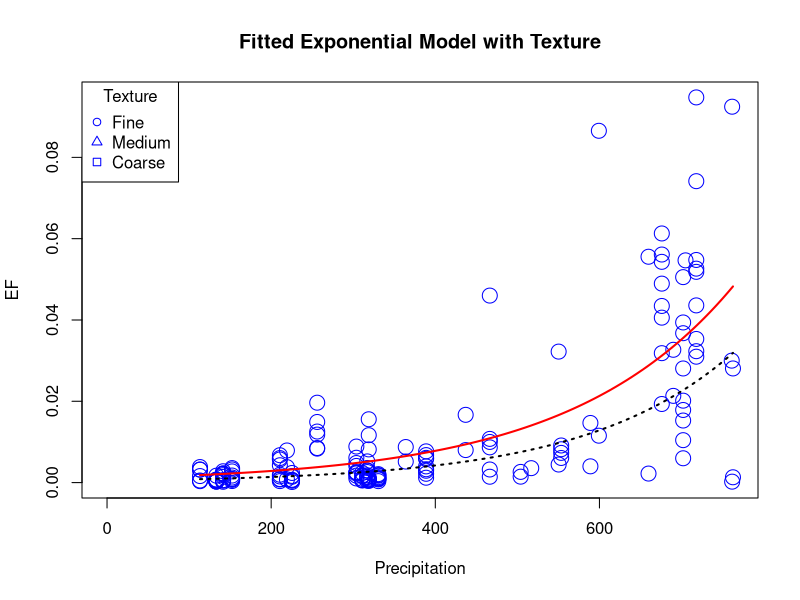
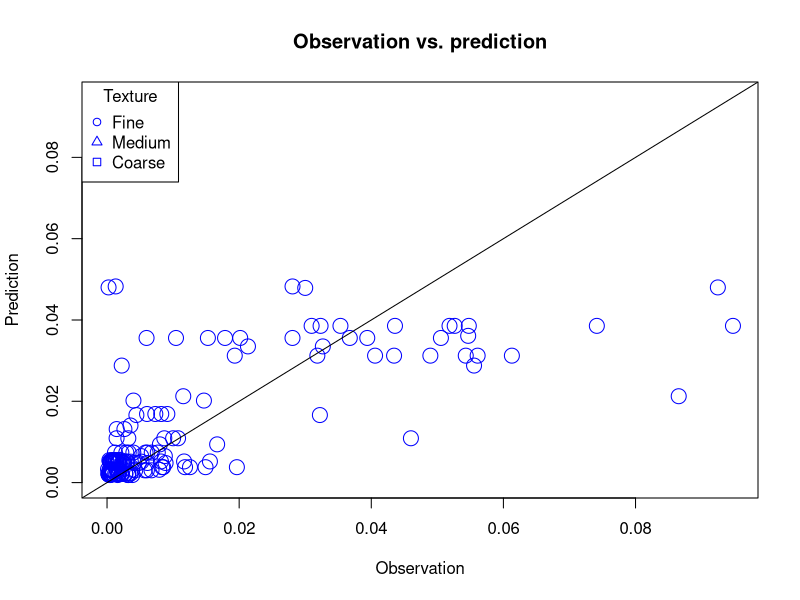
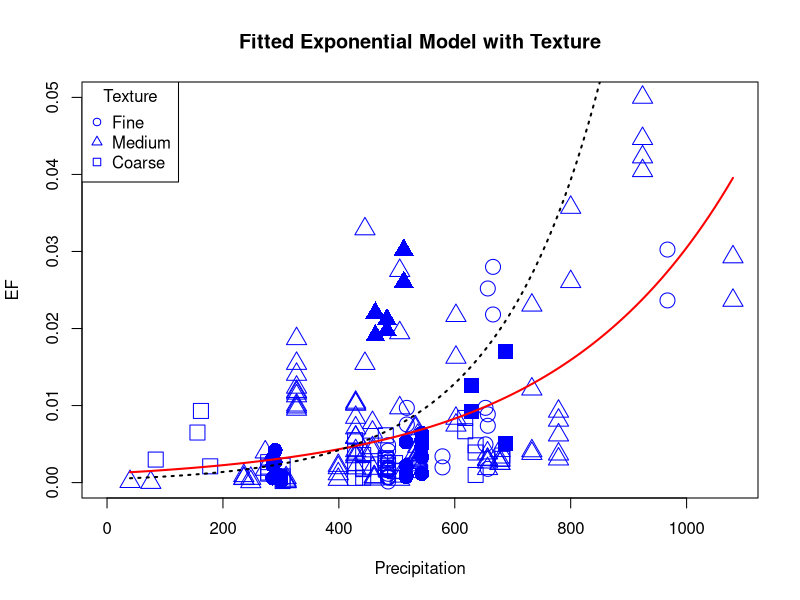
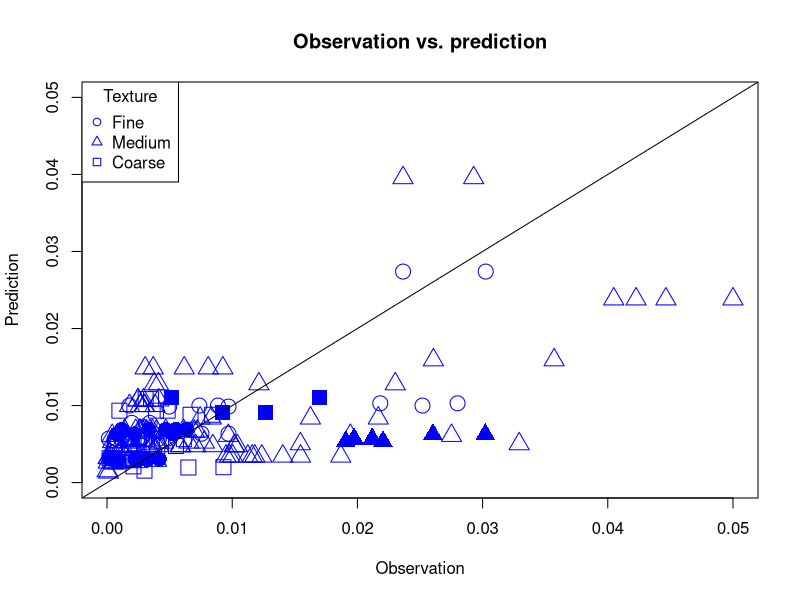
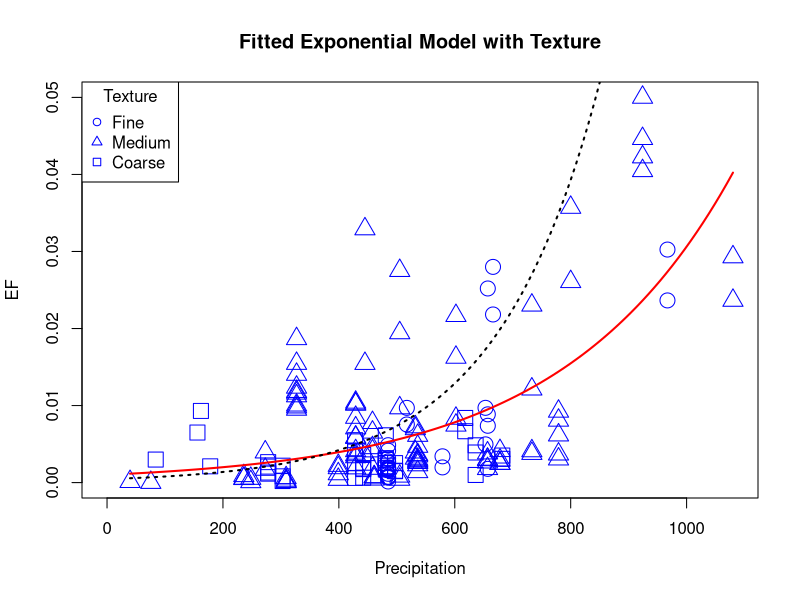
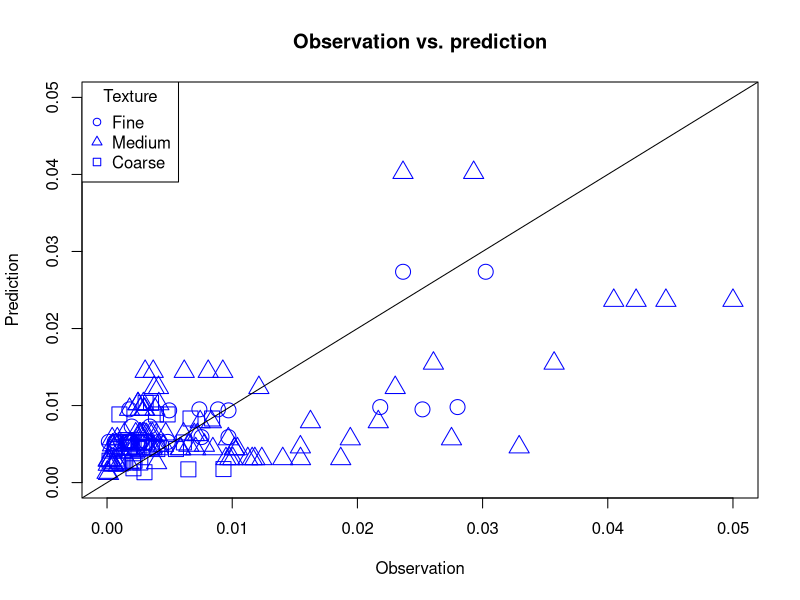
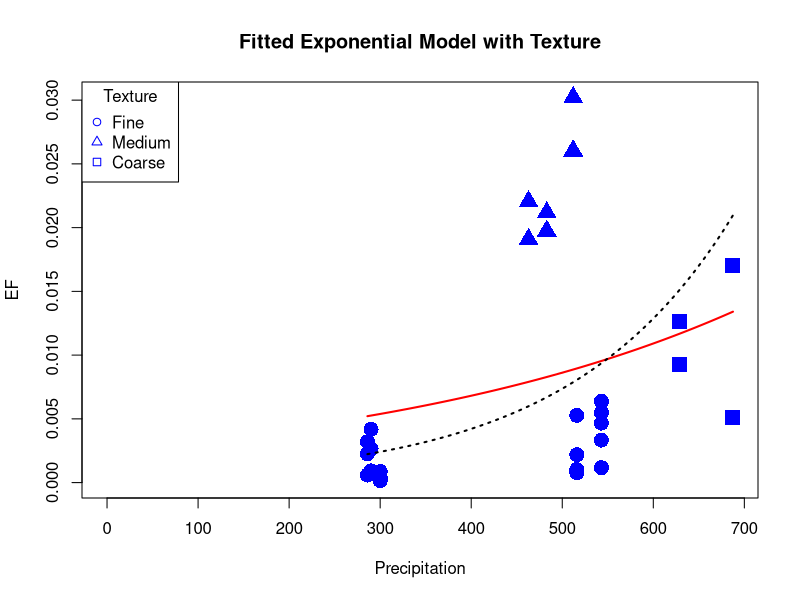
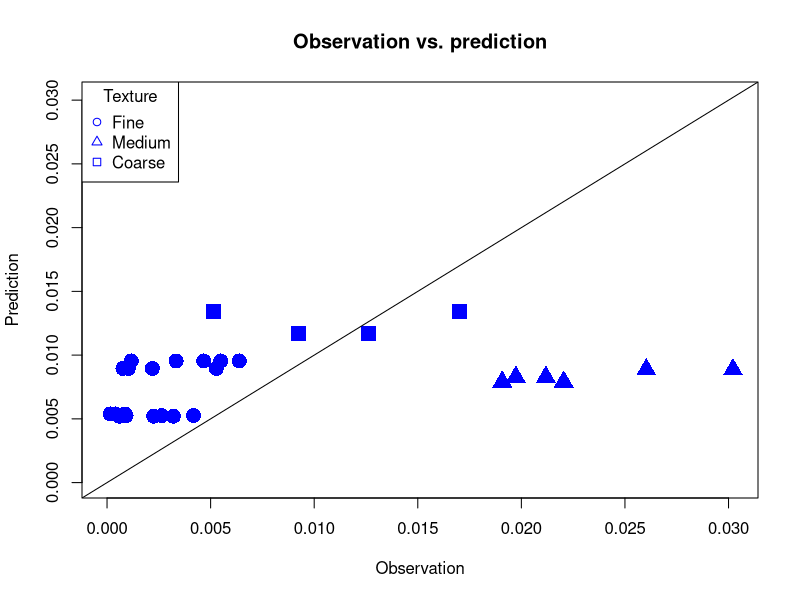

These figures' R source, in order:
## ---- chunk 1
library(tidyverse)
library(ggplot2)
## ---- chunk 2
US_data <- read.csv("Input/US_N2OEF.csv")
CA_data <- read.csv("Input/Rochette_2018_PvsEF.csv") %>% #The data from Rochette 2018 Fig 3
           mutate(texture = Drain2)
  #US data wrangling
US_data <- US_data %>%
  filter (Crop.type == "Annual") %>%
  filter (Application.amount > 0) %>%
  filter (EF > 0) %>%
  filter (Precipitation > 0)

#Convert soil texture to three texture system
US_data <- US_data %>%
  mutate(texture =
  case_when(tolower(Soil.type) %in% c("clay", "silty clay", "silty clay loam", "clay loam", "sandy clay") ~ "Fine",
            tolower(Soil.type) %in% c("sandy loam","sandy clay loam","loam soil", "loam", "silt loam", "silt") ~ "Medium",
            TRUE ~ "Coarse")
  )


US_table <- US_data %>%
  group_by(Reference, Pub.year) %>%
  mutate(Reference = paste0(sub(" .*", "", Reference), " et al.")) %>%
  summarise(
    State = str_c(unique(State), collapse = ", "),
    Region = str_c(unique(Region), collapse = ", "),
    texture = str_c(unique(texture), collapse = ", "),
    crop = str_c(unique(Crop), collpase =", ")
  ) %>%
  ungroup()

#write.csv(US_table,"Output/Study summary.csv",row.names = F)

## ---- chunk 3
integrated_model <- function(data, a_start, b_start) {
# Fit the model using non-linear least squares (NLS)
fit <- nls(EF ~ exp(a * Precipitation + b),data = data,
start = list(a = a_start, b = b_start))
# Extract fitted coefficients
a_fit <- coef(fit)[1]
b_fit <- coef(fit)[2]
# Calculate R-squared
residuals <- residuals(fit)
SS_RES <- sum(residuals^2)
SS_RES <- sum(residuals^2)
SS_TOT <- sum((data$EF - mean(data$EF))^2)
r_squared <- 1 - (SS_RES / SS_TOT)
# Generate predictions based on the fitted model
data$predictions <- exp(a_fit * data$Precipitation + b_fit)
data$predictions_CA <-exp(0.00558 * data$Precipitation + (-7.701))
# Calculate RMSE
rmse <- sqrt(mean((data$predictions - data$EF)^2))
rmse_CA <- sqrt(mean((data$predictions_CA - data$EF)^2))
# Calculate sMAPE
smape <- mean(abs(data$EF - data$predictions) / ((abs(data$EF) + abs(data$predictions)))) * 100
smape_CA <- mean(abs(data$EF - data$predictions_CA) / ((abs(data$EF) + abs(data$predictions_CA)))) * 100
# Create a result table
results_table <- tibble(
Metric = c("R-squared", "RMSE","RMSE to CA", "sMAPE", "sMAPE to CA"),
Value = c(round(r_squared, 4), round(rmse, 4),round (rmse_CA,4), round(smape, 2), round(smape_CA,2))
)
# Print the results
print(results_table)
# Plot with shapes based on "texture" and "Region" column
texture_shapes <- case_when(
data$texture == "Fine" & data$Region == "North" ~ 1,  # Circle for Fine and North
data$texture == "Fine" & data$Region == "South" ~ 16,  # Filled circle for Fine and South
data$texture == "Medium" & data$Region == "North" ~ 2,  # Triangle for Medium and North
data$texture == "Medium" & data$Region == "South" ~ 17,  # Filled triangle for Medium and South
data$texture == "Coarse" & data$Region == "North" ~ 0,  # Square for Coarse and North
data$texture == "Coarse" & data$Region == "South" ~ 15,  # Filled square for Coarse and South
TRUE ~ 0  # Default shape for other combinations
)
plot(data$Precipitation, data$EF,
pch = texture_shapes,
cex  = 2,
col = "blue",
xlab = "Precipitation",
ylab = "EF",
main = "Fitted Exponential Model with Texture",
xlim = c(0, max(data$Precipitation)),
ylim = c(0, max(data$EF)))
# Add fitted curve
curve(exp(a_fit * x + b_fit), from = min(data$Precipitation), to = max(data$Precipitation),
add = TRUE, col = "red", lwd = 2)
curve(exp(0.00558 * x + (-7.701)), from = min(data$Precipitation), to = max(data$Precipitation),
add = TRUE, col = "black", lwd = 2, lty = "dotted")
# Add legend for texture types
legend("topleft", legend = c("Fine", "Medium", "Coarse"),
col = "blue", pch = c(1, 2, 0), title = "Texture")
#Observation vs prediction plot
plot(data$EF, data$predictions,
pch = texture_shapes,
cex  = 2,
col = "blue",
xlab = "Observation",
ylab = "Prediction",
main = "Observation vs. prediction",
xlim = c(0, max(data$EF)),
ylim = c(0, max(data$EF)))
# Add 1:1 curve
abline(a = 0, b = 1)
# Add legend for texture types
legend("topleft", legend = c("Fine", "Medium", "Coarse"),
col = "blue", pch = c(1, 2, 0), title = "Texture")


# Return the fit and table as output
return(list(fit = fit, results = results_table))




}

## ---- chunk 4

integrated_model(CA_data, a_start = 0.005, b_start = -7.7)

## ---- chunk 5
integrated_model(US_data, a_start = 0.005, b_start = -7.7)

#Divided to south and north
US_South <- US_data %>%
  filter(Region == "South")

US_North <- US_data %>%
  filter(Region == "North")


integrated_model(US_North, a_start = 0.005, b_start = -7.7)
integrated_model(US_South, a_start = 0.005, b_start = -7.7)
## ---- chunk 6



